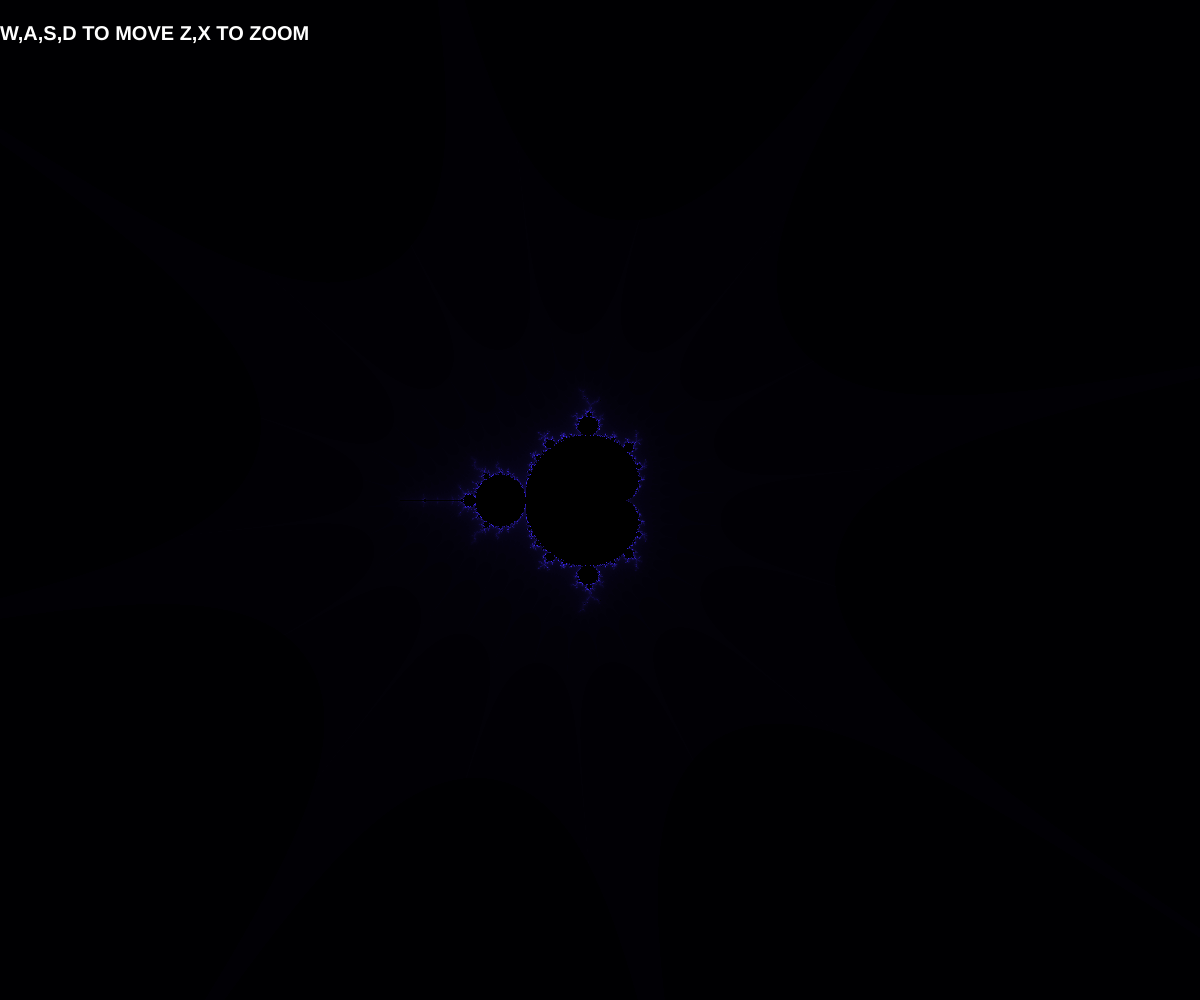
Frame 1 (no input)
Frame 60 (no input): identical to frame 1, image omitted
Frame 120 (the mouse pressed at the canvas centre since frame 60): identical to frame 1, image omitted

The p5.js sketch that drew this single still picture (run headless with seeded random() and noise() and a simulated clock; from frame 60 on, the mouse is pressed at the canvas centre):

// p5.js sketch
// ── sketch.js
let xoff = 0;
let yoff = 0;
let scale = 100;
function setup()
{
	createCanvas(window.innerWidth,window.innerHeight);
	//translate(width/2,height/2);
	pixelDensity(1);
	textSize(20);
	textStyle(BOLD);


}

function draw() {

	loadPixels();
	for(let x=0;x<width;x++)
	{
		for(let y=0;y<height;y++)
		{

			// let scale = 200;
			// let a = map(x,0,width,-2,2);
			// let b = map(y,0,height,-2,2);

			let a = (x/scale) - ((width/2)/scale)+xoff;
			let b = (y/scale) - ((height/2)/scale)+yoff;

			let ca = a;
			let cb = b;

			let z = 0;
			let n =0;

			while (n < 100)
			{
				na = a*a - b*b;
				nb = 2*a*b;

				a = na + ca;
				b = nb + cb;

				if(abs(a+b)>100)
				{
					break;
				}
				n++
			}
			let bright = 0;
			if(n!=100){
				bright = map(n,0,100,0,255);
			}
			let pix = (x+y*width)*4;
			pixels[pix+0] = floor(bright)/4;
			pixels[pix+1] = floor(bright/6);
			pixels[pix+2] = floor(bright);
			pixels[pix+3] = 255;

		}
	}
	updatePixels();
	fill(255);
	text("W,A,S,D TO MOVE Z,X TO ZOOM",0,40);
}


function keyPressed()
{
	if(key==="W")
	{
		yoff -= 0.08;
	}else if(key==="D")
	{
		xoff += 0.08;
	}else if(key==="A")
	{
		xoff -= 0.08;
	}else if(key ==="S")
	{
		yoff += 0.08;
	}else if(key === "Z")
	{
		scale += 50;
		xoff += 0.05;
	}
	else if(key === "X")
	{
		scale -= 50;
	}
}
